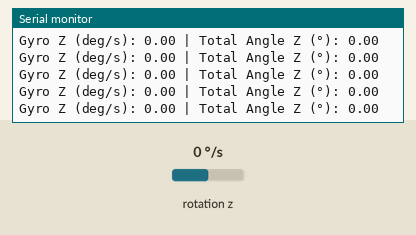
Recording of a sketch running on a simulated ESP32. Shown: the last lines printed to the serial monitor. The test bench sets the inputs (shaded band); at power-on: rotation z 0 °/s.

Above: at 1.2 s.
1.3 s: rotation z set to -192 °/s
At 2.1 s:
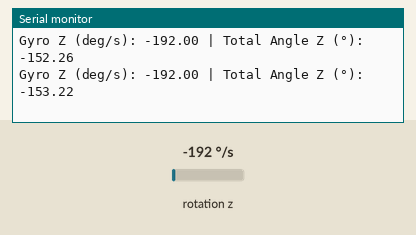
2.8 s: rotation z set to 0 °/s
At 3.3 s:
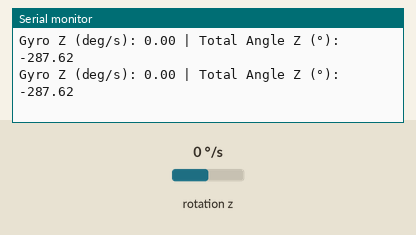
Timing chart, 0 to 5.8 s (numbered marks = the images above; inputs shaded):
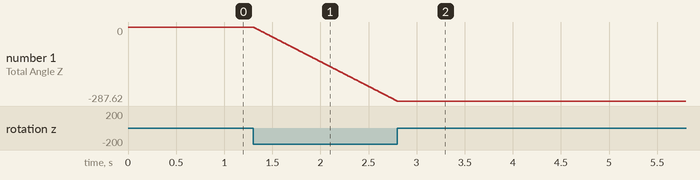

Measured:
- after the input at 1.3 s, the serial monitor: prints a new line at once (image 1)
- plotted number 1: 0 → -287.62 after the input at 1.3 s

The sketch:

MPU6050_Z_axis_total_angle.ino
```cpp
#include <Wire.h>          // Enables I2C communication
#include <MPU6050.h>       // Handles MPU6050-specific functions

MPU6050 mpu;               // Create an MPU6050 object

float gyroZ;               // Variable to store Z-axis angular velocity
float angleZ = 0;          // Accumulated Z-axis angular displacement (degrees)

unsigned long lastTime = 0; // Store time of last measurement

void setup() {
  Serial.begin(115200);           // Start serial communication at 115200 bps
  Wire.begin();                   // Begin I2C as master

  mpu.initialize();              // Initialize MPU6050 sensor
  if (!mpu.testConnection()) {
    Serial.println("MPU6050 connection failed!");
    while (1);                   // Halt if sensor not found
  }

  Serial.println("MPU6050 initialized successfully.");
  lastTime = millis();           // Initialize time reference
}

void loop() {
  // Get the current time
  unsigned long currentTime = millis();                // Current time in ms
  float dt = (currentTime - lastTime) / 1000.0;        // Convert to seconds
  lastTime = currentTime;                              // Update lastTime for next loop

  // Read gyroscope raw data (in degrees/sec)
  gyroZ = mpu.getRotationZ() / 131.0;  // Convert raw to deg/sec (131 LSB/(°/s) for ±250°/s range)

  // Integrate angular velocity to find angular displacement
  angleZ += gyroZ * dt;  // Δθ = ω × Δt

  // Output results
  Serial.print("Gyro Z (deg/s): ");
  Serial.print(gyroZ);
  Serial.print(" | Total Angle Z (°): ");
  Serial.println(angleZ);

 // delay(10); // Small delay (~100Hz sampling rate)
}
```
